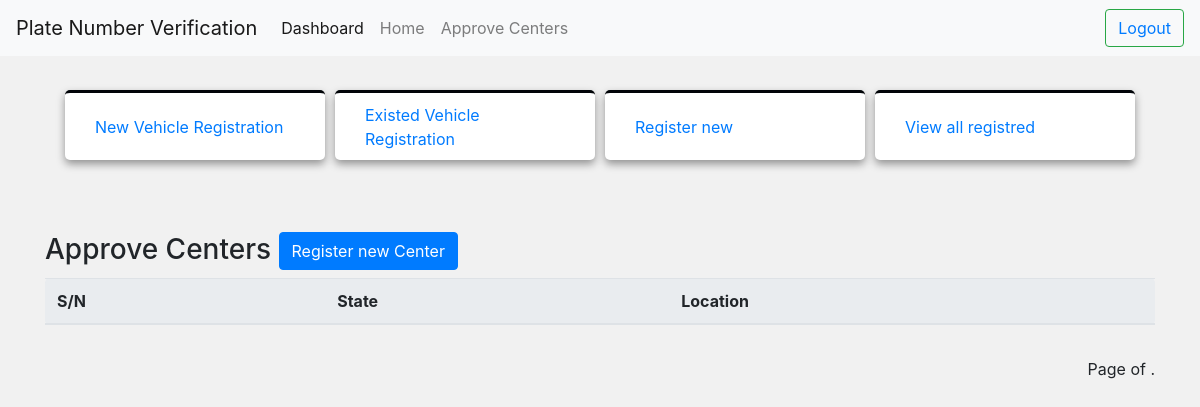
The page /approve-state-list/ (signed in) on the database as committed earlier.
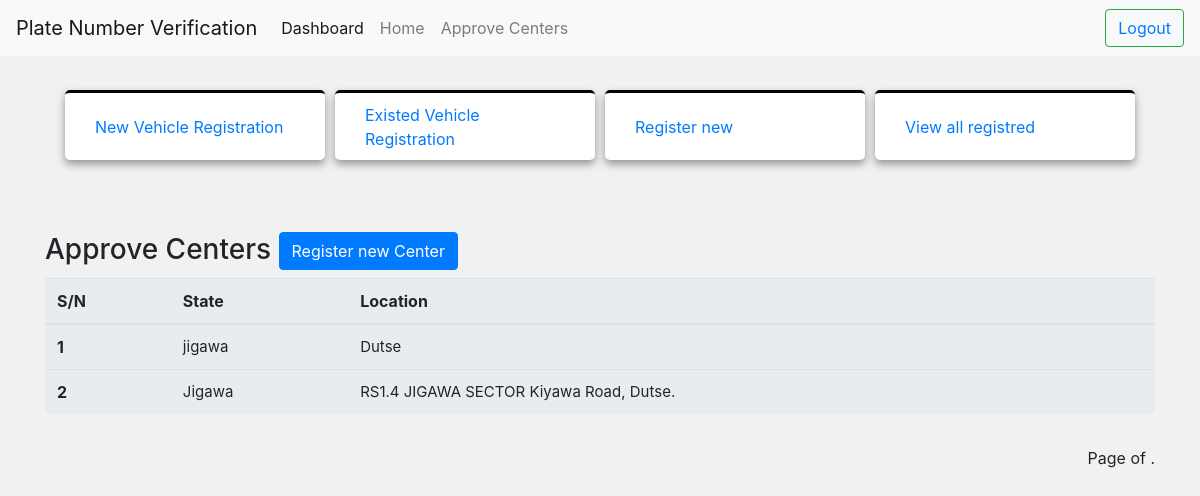
The same page on the database as committed later.
### owners/models.py (models this page shows, shortened)
class TimeModels(models.Model):
    created = models.DateTimeField(auto_now=False, auto_now_add=True)
    updated = models.DateTimeField(auto_now=True, auto_now_add=False)
    class Meta:
        abstract = True

class Approved_Centres(TimeModels):
    state = models.CharField(max_length=20)
    location = models.CharField(max_length=50)

### owners/views.py (the view)
# urls.py: path("approve-state-list/", ApproveListViews.as_view(), name="state-list"),
class ApproveListViews(LoginRequiredMixin, ListView):
    model = Approved_Centres
    context_object_name = "states"
    template_name = "content/state.html"

### owners/templates/content/state.html (shortened to what this page needs)
{% extends "base.html" %}
{% load static %}
{% load crispy_forms_tags %}
{% block content  %}
{% include "include/header.html" %}
<table class="table jumbotron">
    <h3>Approve Centers  <span><a href="{% url 'state-create' %}" class="btn btn-primary">Register new Center</a></span></h3>
    <thead>
      <tr>
        <th scope="col">S/N</th>
        <th scope="col">State</th>
        <th scope="col">Location</th>
      </tr>
    </thead>
    <tbody>
      {% for state in states %}
        <tr>
          <th>{{ state.id }}</th>
          <td>{{ state.state }}</td>
          <td>{{ state.location }}</td>
        </tr>
      {% endfor %}
    </tbody>
  </table>
  {% include "include/pagination.html" %}
{% endblock content  %}

Rows that differ between the two databases and show on the page:
added Approved_Centres: id "1", state "jigawa", location "Dutse"
added Approved_Centres: id "2", state "Jigawa", location "RS1.4 JIGAWA SECTOR Kiyawa Road, Dutse."
